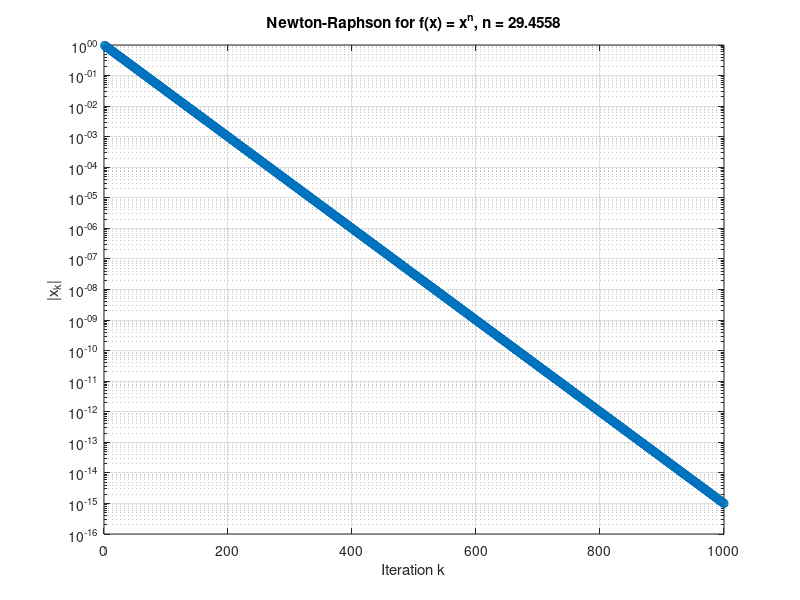

Write MATLAB code to recreate this figure.
clc, clearvars;
% 4.2 Convergence Analysis of Newton-Raphson
m = 1000;

n = 1 / (1 - 10^(-15/m));         % n from part (a)
%n = 100                           %part c
x = 1;                            % initial guess x0
estimates = zeros(m,1);

for k = 1:m
    % Newton-Raphson for f(x) = x^n
    x = x * (1 - 1/n);     %simplified by calculation
    estimates(k) = x;
end

%AI was used for plotting the graph 
kvec = 1:m;
semilogy(kvec, abs(estimates), 'o-');
xlabel('Iteration k');
ylabel('|x_k|');
title(sprintf('Newton-Raphson for f(x) = x^n, n = %.4f', n));
grid on;
